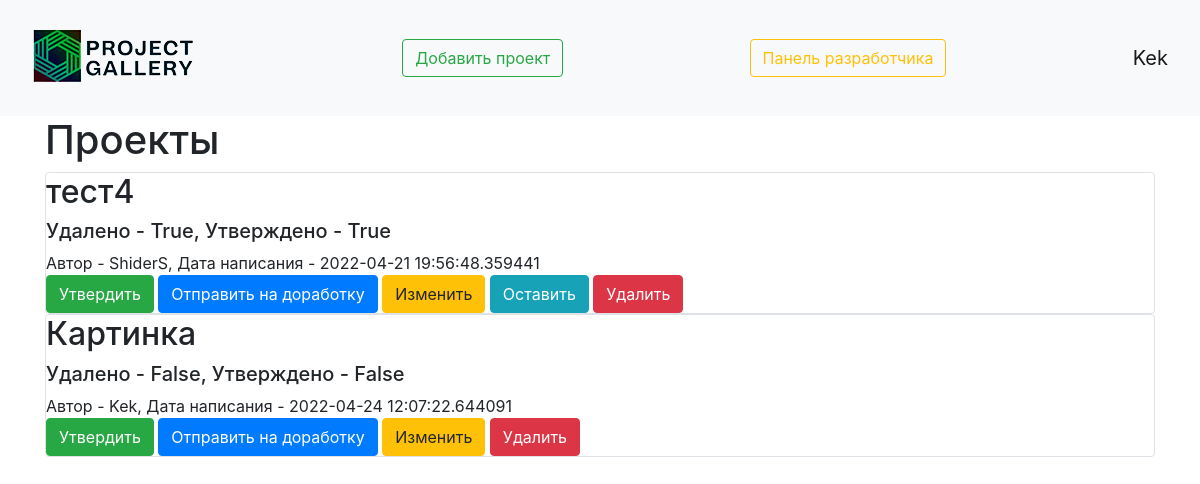
The page /developer_panel (signed in) on the database as committed earlier.
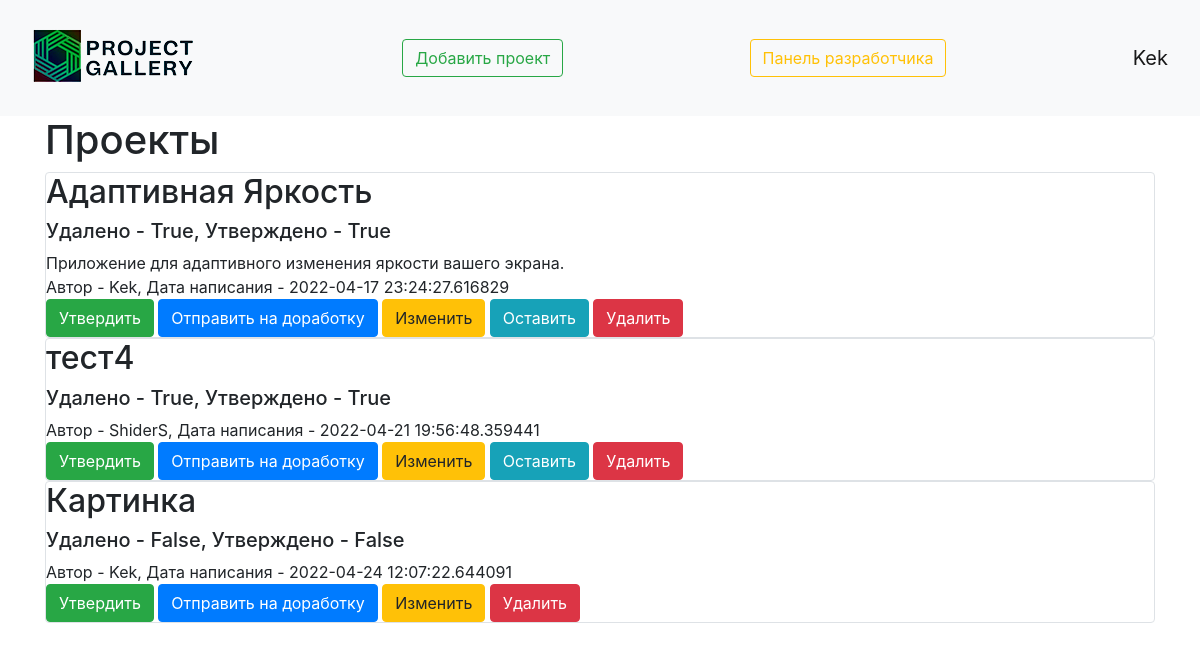
The same page on the database as committed later.
### data/user.py (models this page shows, shortened)
class User(SqlAlchemyBase, UserMixin, SerializerMixin):
    __tablename__ = 'users'
    id = sqlalchemy.Column(sqlalchemy.Integer,
                           primary_key=True, autoincrement=True)
    name = sqlalchemy.Column(sqlalchemy.String, nullable=True)
    about = sqlalchemy.Column(sqlalchemy.String, nullable=True)
    email = sqlalchemy.Column(sqlalchemy.String,
                              index=True, unique=True, nullable=True)
    hashed_password = sqlalchemy.Column(sqlalchemy.String, nullable=True)
    created_date = sqlalchemy.Column(sqlalchemy.DateTime,
                                     default=datetime.datetime.now)
    is_developer = sqlalchemy.Column(sqlalchemy.Boolean, nullable=True, default=False)
    projects = orm.relation("Projects", back_populates='user')

### data/projects.py (models this page shows)
class Projects(SqlAlchemyBase, SerializerMixin):
    __tablename__ = 'projects'
    id = sqlalchemy.Column(sqlalchemy.Integer,
                           primary_key=True, autoincrement=True)
    title = sqlalchemy.Column(sqlalchemy.String, nullable=True)
    content = sqlalchemy.Column(sqlalchemy.String, nullable=True)
    created_date = sqlalchemy.Column(sqlalchemy.DateTime,
                                     default=datetime.datetime.now)
    is_private = sqlalchemy.Column(sqlalchemy.Boolean, default=True)
    is_confirmed = sqlalchemy.Column(sqlalchemy.Boolean, nullable=True, default=False)
    is_deleted = sqlalchemy.Column(sqlalchemy.Boolean, nullable=True, default=False)
    image = sqlalchemy.Column()
    user_id = sqlalchemy.Column(sqlalchemy.Integer,
                                sqlalchemy.ForeignKey("users.id"))
    user = orm.relation('User')

### main.py (the view)
@app.route('/developer_panel')
@login_required
def developer_panel():
    if current_user.is_developer:
        db_sess = db_session.create_session()
        if current_user.is_authenticated:
            projects = db_sess.query(Projects).filter(
                (Projects.user == current_user) | (Projects.is_private != True))
        else:
            projects = db_sess.query(Projects).filter((Projects.is_private != True))
        return render_template("index_developer.html", projects=projects)

### data/db_session.py (called while the page is built)
def create_session() -> Session:
    global __factory
    return __factory()

### main.py (called while the page is built)
@login_manager.user_loader
def load_user(user_id):
    db_sess = db_session.create_session()
    return db_sess.query(User).get(user_id)

### templates/index_developer.html
{% extends "base.html" %}
{% block content %}
<h1>Проекты</h1>
{% for item in projects%}
{% if item.is_deleted or not item.is_confirmed %}
<div class="col-md6 border rounded">
    <a href="/viewing_project/{{ item.id }}" class="text-decoration-none text-reset"><h2>{{item.title}}</h2></a>
    <h5>Удалено - {{item.is_deleted}}, Утверждено - {{item.is_confirmed}}</h5>
    <div>
        {{item.content}}
    </div>
    <div>
        Автор - {{item.user.name}}, Дата написания - {{item.created_date}}
    </div>
    {% if current_user.is_authenticated %}
    <div>
        {% if not item.is_developer %}
        <a href="/developer_panel/projects_approve/{{ item.id }}" class="btn btn-success">
            Утвердить
        </a>
        <a href="/developer_panel/projects_modification/{{ item.id }}" class="btn btn-primary">
            Отправить на доработку
        </a>
        {% endif %}
        <a href="/projects/{{ item.id }}" class="btn btn-warning">
            Изменить
        </a>
        {% if item.is_deleted %}
        <a href="/developer_panel/projects_not_delete/{{ item.id }}" class="btn btn-info">
            Оставить
        </a>
        {% endif %}
        <a href="/developer_panel/projects_delete/{{ item.id }}" class="btn btn-danger">
            Удалить
        </a>
    </div>
{% endif %}
{% endif %}
</div>
{% endfor %}
{% endblock %}

### templates/base.html (shortened to what this page needs)
<!doctype html>
<html lang="en">
<head>
    <link rel="stylesheet"
          href="https://stackpath.bootstrapcdn.com/bootstrap/4.4.1/css/bootstrap.min.css"
>
</head>
<body>
<header>
    <nav class="navbar navbar-light bg-light">
        <a href="/"><img src="/static/img/small_logo2.png" alt="здесь должна была быть картинка, но не нашлась"></a>
        <a href="projects" class="btn btn-outline-success">Добавить проект</a>
        {% if current_user.is_developer %}
        <a href="/developer_panel" class="btn btn-outline-warning">
            Панель разработчика
        </a>
        {% endif %}
        {% if current_user.is_authenticated %}
    <a class="navbar-brand" href="/user_profile">{{ current_user.name }}</a>
{% else %}
    <p>
        <a class="btn btn-primary " href="/register">Зарегистрироваться</a>
        <a class="btn btn-success" href="/login">Войти</a>
    </p>
{% endif %}
    </nav>
</header>
<main role="main" class="container">
    {% block content %}{% endblock %}
</main>
</body>
</html>

Rows that differ between the two databases and show on the page:
now on this page (row edited): Projects: title "Адаптивная Яркость", is_deleted "True", is_confirmed "True", content "Приложение для адаптивного изменения яркости вашего экрана.", user.name "Kek", created_date "2022-04-17 23:24:27.616829"
